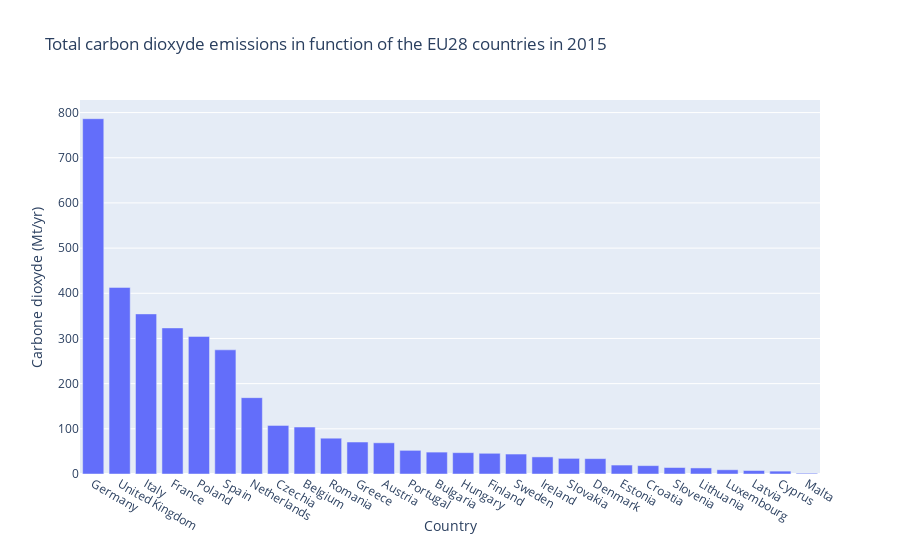

Here is the notebook cell this chart was saved with:
### Code cell
pd_eu_countries = pd_eu_countries.sort_values(2015, ascending = False)
ratio2015 = int(sum(pd_eu_countries[2015][0:9])/sum(pd_eu_countries[2015])*100)
ratio2015

fig = go.Figure([go.Bar(x=pd_eu_countries['Country'], y=pd_eu_countries[2015])])
fig.update_layout(title_text='Total carbon dioxyde emissions in function of the EU28 countries in 2015',
                 xaxis={"title":"Country"}, yaxis={"title":"Carbone dioxyde (Mt/yr)"})
fig.show()
ratio = int(sum(pd_eu_countries[2015][0:9])/sum(pd_eu_countries[2015])*100)
print('In 2015, the 10 first biggest CO2 emitting countries within EU28 '+
      'represent {}% of their total CO2 emissions.'.format(ratio2015))

### Figure 1 — Plotly figure (JSON) as saved in the notebook; plotly's stock layout.template omitted (floating-point values rounded to 4 significant figures)
{"data": [{"type": "bar", "x": ["Germany", "United Kingdom", "Italy", "France", "Poland", "Spain", "Netherlands", "Czechia", "Belgium", "Romania", "Greece", "Austria", "Portugal", "Bulgaria", "Hungary", "Finland", "Sweden", "Ireland", "Slovakia", "Denmark", "Estonia", "Croatia", "Slovenia", "Lithuania", "Luxembourg", "Latvia", "Cyprus", "Malta"], "y": [786.4, 413.0, 354.4, 323.4, 304.5, 274.8, 169.0, 107.6, 104.0, 79.24, 70.79, 69.06, 52.36, 48.47, 47.24, 45.83, 44.18, 37.84, 34.6, 34.04, 19.82, 18.55, 14.36, 13.42, 9.34, 7.696, 6.371, 1.704]}], "layout": {"title": {"text": "Total carbon dioxyde emissions in function of the EU28 countries in 2015"}, "xaxis": {"title": {"text": "Country"}}, "yaxis": {"title": {"text": "Carbone dioxyde (Mt/yr)"}}}}
